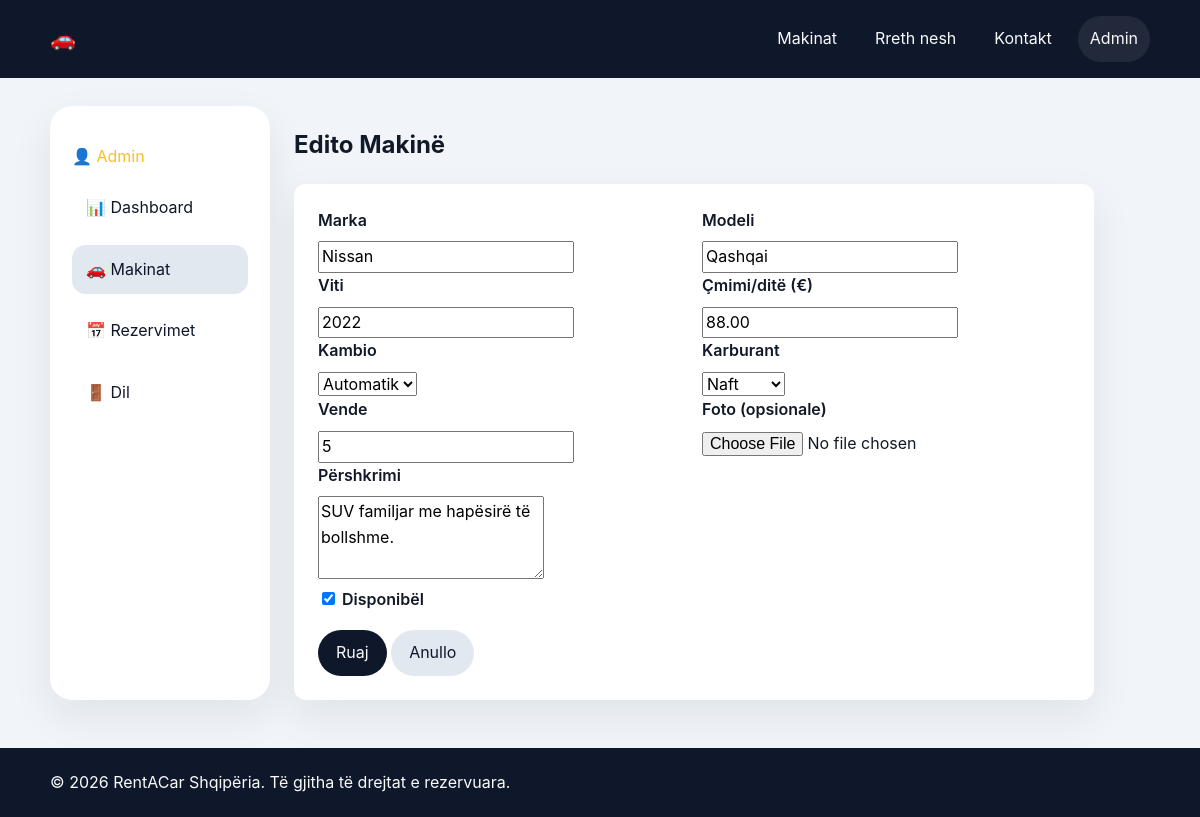
The app's page /carfrom.php?id=7 (signed in) with its own data.
### tables this page shows
CREATE TABLE cars (
    id INT AUTO_INCREMENT PRIMARY KEY,
    brand VARCHAR(80) NOT NULL,
    model VARCHAR(80) NOT NULL,
    year INT NOT NULL,
    transmission ENUM('Manual','Automatik') NOT NULL DEFAULT 'Manual',
    fuel ENUM('Benzine','Naft','Hybrid','Elektrik') NOT NULL DEFAULT 'Benzine',
    seats INT NOT NULL DEFAULT 5,
    price_per_day DECIMAL(8,2) NOT NULL,
    image VARCHAR(255) DEFAULT NULL,
    description TEXT,
    available TINYINT(1) NOT NULL DEFAULT 1,
    created_at TIMESTAMP DEFAULT CURRENT_TIMESTAMP
);

### carfrom.php (the view, shortened to what this page needs)
<?php
require __DIR__.'/auth.php';
$id = (int)($_GET['id'] ?? 0);
$car = ['id'=>0,'brand'=>'','model'=>'','year'=>date('Y'),'transmission'=>'Manual','fuel'=>'Benzine','seats'=>5,'price_per_day'=>'','description'=>'','available'=>1,'image'=>''];
if ($id) {
    $stmt = $pdo->prepare("SELECT * FROM cars WHERE id=?");
    $stmt->execute([$id]);
    $car = $stmt->fetch() ?: $car;
}
$pageTitle = $id?'Edito Makinë':'Shto Makinë'; $active='cars';
include '_layout.php';
?>
<h1><?= $pageTitle ?></h1>
<form method="post" enctype="multipart/form-data" style="background:#fff;padding:24px;border-radius:12px;margin-top:18px;max-width:800px">
  <div class="form-row">
    <div><label>Marka</label><input name="brand" required value="<?= htmlspecialchars($car['brand']) ?>"></div>
    <div><label>Modeli</label><input name="model" required value="<?= htmlspecialchars($car['model']) ?>"></div>
  </div>
  <div class="form-row">
    <div><label>Viti</label><input type="number" name="year" required value="<?= $car['year'] ?>"></div>
    <div><label>Çmimi/ditë (€)</label><input type="number" step="0.01" name="price_per_day" required value="<?= $car['price_per_day'] ?>"></div>
  </div>
  <div class="form-row">
    <div><label>Kambio</label>
      <select name="transmission"><?php foreach(['Manual','Automatik'] as $t): ?><option <?= $car['transmission']===$t?'selected':'' ?>><?= $t ?></option><?php endforeach; ?></select>
    </div>
    <div><label>Karburant</label>
      <select name="fuel"><?php foreach(['Benzine','Naft','Hybrid','Elektrik'] as $f): ?><option <?= $car['fuel']===$f?'selected':'' ?>><?= $f ?></option><?php endforeach; ?></select>
    </div>
  </div>
  <div class="form-row">
    <div><label>Vende</label><input type="number" name="seats" value="<?= $car['seats'] ?>"></div>
    <div><label>Foto (opsionale)</label><input type="file" name="image" accept="image/*"></div>
  </div>
  <div class="form-row full"><div><label>Përshkrimi</label><textarea name="description" rows="3"><?= htmlspecialchars($car['description']) ?></textarea></div></div>
  <label><input type="checkbox" name="available" <?= $car['available']?'checked':'' ?>> Disponibël</label>
  <div style="margin-top:18px"><button class="btn">Ruaj</button> <a class="btn btn-secondary" href="cars.php">Anullo</a></div>
</form>
<?php include '_layout_end.php'; ?>

### assets/css/style.css (style rules this page uses)
:root { color-scheme: light; color: #111827; background: #f8fafc; font-family: Inter, system-ui, -apple-system, BlinkMacSystemFont, "Segoe UI", sans-serif; line-height: 1.6; font-size: 16px; text-rendering: optimizeLegibility; }
* { box-sizing: border-box; }
html, body { margin: 0; min-height: 100%; }
body { background: #f1f5f9; }
a { color: #0f172a; text-decoration: none; }
button, input, select, textarea { font: inherit; }
button { cursor: pointer; }
.btn-ghost, .btn, .btn-secondary, .btn-danger { border: none; display: inline-flex; align-items: center; justify-content: center; padding: 10px 18px; border-radius: 999px; transition: transform .15s ease, box-shadow .15s ease, background .15s ease; }
.btn { background: #0f172a; color: #f8fafc; }
.btn-secondary { background: #e2e8f0; color: #0f172a; }
.filters, .login-box, .booking, form { background: #ffffff; padding: 24px; border-radius: 20px; box-shadow: 0 16px 40px rgba(15,23,42,.08); }
label { display: block; margin-bottom: 8px; font-weight: 600; }
.form-row { display: grid; grid-template-columns: repeat(2, minmax(0, 1fr)); gap: 16px; }
.form-row.full { grid-column: 1 / -1; }

### records on screen
cars: brand "Nissan", model "Qashqai", year "2022", price_per_day "88.00", transmission "Automatik", fuel "Naft", seats "5", description "SUV familjar me hapësirë të bollshme.", available "☑"

### other values on screen
$_SESSION['admin_name'] "Admin"
$pageTitle "Edito Makinë"
